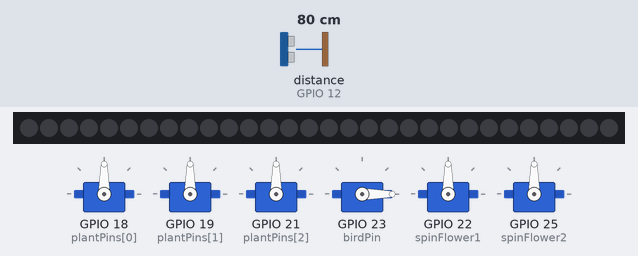
The sketch below on a simulated ESP32. Shown: 6 × servo, 30 RGB LEDs in strip order, left to right. Wiring (inferred from the names in the program): ultrasonic range finder: trigger GPIO 13; echo GPIO 12. The test bench sets the inputs (shaded band); at power-on: distance to the obstacle (sensor on GPIO 12) 80 cm. The echo pulse lasts 58.3 µs per cm; dim RGB values are drawn brighter than linear; WiFi joins after 1.5 s; servers stay silent unless stated; what the sketch prints to the serial monitor is not drawn.

Above: at 2.7 s.
2.8 s: distance to the obstacle (sensor on GPIO 12) set to 44 cm
4.3 s: distance to the obstacle (sensor on GPIO 12) set to 36 cm
At 5.85 s:
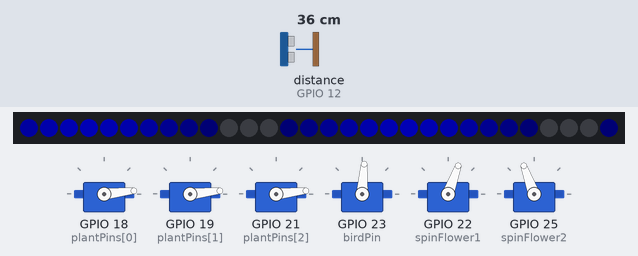
At 9.36 s:
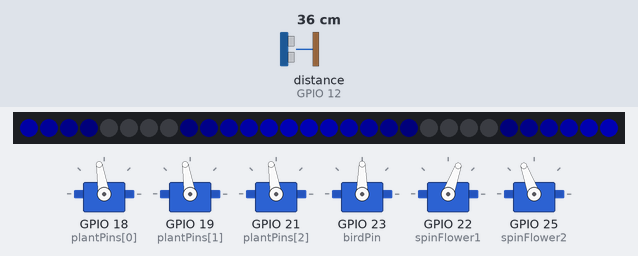
Timing chart, 0 to 14.2 s (numbered marks = the images above; inputs shaded):
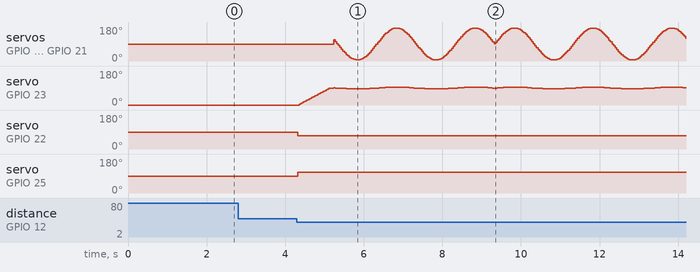

Measured:
- the behaviour switches between 41 and 40 cm on distance to the obstacle (sensor on GPIO 12) (found by bisection; images 0 and 1)
- after the input at 2.8 s, every drawn part: stays the same
- after the input at 4.3 s, servo on GPIO 22 (spinFlower1): 90° → 70° at once; servo on GPIO 25 (spinFlower2): 90° → 110° at once; the LEDs: first change after 0.93 s (image 1 shows a later state)

The sketch:

RoboticsGarden2.ino
```cpp
/*
   PULSE GARDEN - Proyecto de robotíca Dimitri Andreas Mitrofanakis y Ale mitrofanakis Gutiérrez
   6 Servos presentes: 3 plantas "normales" que bailan, 1 pájaro que se levanta y baila y dos flores que giran sobre su eje (scam MG90S)
   + Intento de integración con IA -Qwen2.5.0.5b.
*/

#include <ESP32Servo.h>
#include <WiFi.h>
#include <WiFiUdp.h>
#include <FastLED.h>   //  libreria para ws2812b,  Super facil para animaciones

// --- WIFI & AI STUFF
const char* ssid = "Piso3";
const char* password = "Gh1ll4rd1P3";
const char* pcIP = "192.168.50.164";     // mi pc (R5 + 3060)
WiFiUDP udp;
const int udpPort = 8888;
unsigned long lastSentToAI = 0;

// --- Lo de las LEDs
#define LED_PIN 14
#define NUM_LEDS 30
#define LED_TYPE WS2812B
#define COLOR_ORDER GRB
CRGB leds[NUM_LEDS];
unsigned long lastLedUpdate = 0;
const int ledDelay = 50;   //  delay depara animacion,  mas bajo = Mas apido

// --- PINES
const int trigPin = 13;
const int echoPin = 12;
const int plantPins[3] = {18, 19, 21};       // 3 plantas que bailan
const int birdPin = 23;                     // pajarito
const int spinFlower1 = 22;                 // flor giratria
const int spinFlower2 = 25;                 // 2da flor giratoria

Servo plants[3];
Servo bird;
Servo flowerSpinA;
Servo flowerSpinB;

// --- Edo. jardin
bool someoneHere = false;
unsigned long lastSeenTime = 0;
const unsigned long dieAfter = 20000;

unsigned long nextCheck = 0;
const unsigned long checkEvery = 5000;      // Sensor detecta periodicamente cada (5 segs
const float maxDist = 40.0;

unsigned long lastUpdate = 0;
const unsigned long moveDelay = 40;

float moodSpeed = 1.0;                      // 0.5 = calm, 1.0 = normal, 2.0 = excited

void setup() {
  Serial.begin(115200);
  pinMode(trigPin, OUTPUT);
  pinMode(echoPin, INPUT);

  // conectar wifi para hablar con Qwen
  WiFi.begin(ssid, password);
  while (WiFi.status() != WL_CONNECTED) {
    delay(500);
    Serial.print(".");
  }
  Serial.println("");
  Serial.println("WiFi conectado! IP: " + WiFi.localIP().toString());
  udp.begin(udpPort);

  // servs inicializacion
  for(int i=0; i<3; i++) {
    plants[i].attach(plantPins[i]);
    plants[i].write(90);        // posición neutral
  }
  bird.attach(birdPin); bird.write(0);     // pájaro muerto
  flowerSpinA.attach(spinFlower1); flowerSpinA.write(90);  // parado parado :)
  flowerSpinB.attach(spinFlower2); flowerSpinB.write(90);

  // leds para el rio
  FastLED.addLeds<LED_TYPE, LED_PIN, COLOR_ORDER>(leds, NUM_LEDS);
  FastLED.setBrightness(64);
  clearLeds();

  Serial.println("Pulse Garden listo... esperando visita humana");
}

void loop() {
  unsigned long ahora = millis();

  // Si  nadie ha venido todavía
  if (!someoneHere) {
    if (getDistance() < maxDist && getDistance() > 0) {
      wakeUpGarden();
    }
    delay(100);
    return;
  }

  //   movimientos suaves
  if (ahora - lastUpdate >= moveDelay) {
    moveEverything();
    lastUpdate = ahora;
  }

  // morir si nadie aparece en 20 segundos
  if (ahora - lastSeenTime >= dieAfter) {
    killGarden();
    return;
  }

  // Chequear presencia cada 5 segundos
  if (ahora >= nextCheck) {
    float d = getDistance();
    if (d > 0 && d < maxDist) {
      lastSeenTime = ahora;
      Serial.println("Persona detectada! Jardin sigue vivo");
    }
    nextCheck = ahora + checkEvery;

    // enviar distancia a qwen
    sendToAI(d);
    receiveMoodFromAI();
  }
}

// --- sensor Wall-e
float getDistance() {
  digitalWrite(trigPin, LOW);   delayMicroseconds(2);
  digitalWrite(trigPin, HIGH);  delayMicroseconds(10);
  digitalWrite(trigPin, LOW);
  long dur = pulseIn(echoPin, HIGH, 25000);
  if (dur == 0) return -1;
  return dur * 0.0343 / 2.0;
}

// --- Qwen
void sendToAI(float dist) {
  if (millis() - lastSentToAI < 3000) return;
  udp.beginPacket(pcIP, udpPort);
  udp.printf("DISTANCE:%.1f", dist);
  udp.endPacket();
  lastSentToAI = millis();
}

void receiveMoodFromAI() {
  int packet = udp.parsePacket();
  if (packet) {
    char buffer[64];
    int len = udp.read(buffer, 64);
    buffer[len] = 0;
    String msg = String(buffer);

    if (msg.indexOf("MOOD:EXCITED") != -1) {
      moodSpeed = 2.0;
      flowerSpinA.write(50);   // gira rapido
      flowerSpinB.write(130);
      Serial.println("AI dice: EXCITED MODE!");
    }
    else if (msg.indexOf("MOOD:NEUTRAL") != -1) {
      moodSpeed = 1.0;
      flowerSpinA.write(70);
      flowerSpinB.write(110);
    }
    else if (msg.indexOf("MOOD:CALM") != -1) {
      moodSpeed = 0.5;
      flowerSpinA.write(80);
      flowerSpinB.write(100);
      Serial.println("AI dice: modo calmado...");
    }
  }
}

// --- Miscelanious acciones
void wakeUpGarden() {
  someoneHere = true;
  lastSeenTime = millis();
  nextCheck = millis() + checkEvery;

  Serial.println("ALGUIEN LLEGO!! Jardin despierta!!");
  flowerSpinA.write(70);
  flowerSpinB.write(110);
  smoothRise(bird, 0, 90);
  moodSpeed = 1.0;

  // prender leds azul para el rio
  FastLED.setBrightness(64);   // Brillo cuando vivo
}

void killGarden() {
  someoneHere = false;
  Serial.println("20 segundos solo... el jardin muere :(");
  flowerSpinA.write(90);
  flowerSpinB.write(90);
  smoothRise(bird, 90, 0);

  // apagar leds para el rio
  clearLeds();
}

void moveEverything() {
  float secs = (millis() - lastSeenTime) / 1000.0;
  float fase = secs * PI * moodSpeed;   // La velocidad depende del mood
  float onda = sinf(fase);

  // Plantas  bailando
  int ang = 90 + (int)(85.0f * onda);
  for(int i=0; i<3; i++) plants[i].write(ang);

  // pájaro "respirando" (oscilacion entre 90 y 85 grados)
  int birdMove = 90 + (int)(5.0f * onda);
  bird.write(birdMove);

  // actualizar animacion del rio si jardin = vivo
  updateRiverFlow(fase);   // usa la fase para flujo
}

// --- ANIMACION DEL RIO (flujo de agua azul) ---
void updateRiverFlow(float fase) {
  if (millis() - lastLedUpdate < (ledDelay / moodSpeed)) return;   // velocidad depende de mood!!

  static uint8_t offset = 0;
  offset += moodSpeed * 2;    // offset para flujo,  mas rapido si mood = "excited"

  for(int i = 0; i < NUM_LEDS; i++) {
    uint8_t bright = sin8((i * 16) + offset);   // brillo ondulado para efecto agua
    leds[i] = CHSV(160, 255, bright);           // azul-"oso",  saturado,  brillo variable
  }

  FastLED.show();
  lastLedUpdate = millis();
}

// --- LEDS apagado
void clearLeds() {
  for(int i=0; i<NUM_LEDS; i++) leds[i] = CRGB::Black;   // Negro
  FastLED.show();
}

// --- Movto. suave (pajarito)
void smoothRise(Servo &s, int inicio, int fin) {
  int paso = (fin > inicio) ? 2 : -2;
  for(int p=inicio; (paso>0 && p<fin) || (paso<0 && p>fin); p += paso) {
    s.write(p);
    delay(18);
  }
  s.write(fin);
}
```
